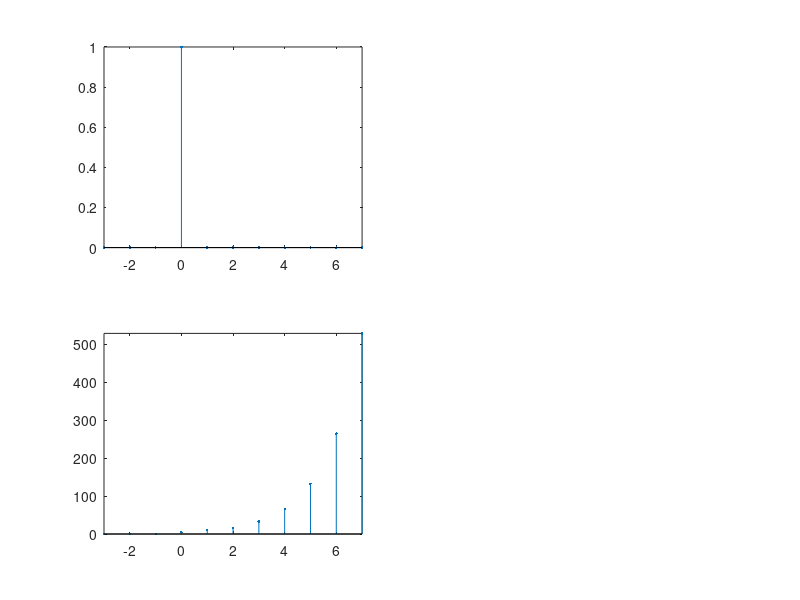

Recreate this plot in MATLAB.
clc
clear all
close all

n = -3:1:7;
index = find(n==0);
x = zeros(1,length(n));
x(index) = 1;
subplot(2,2,1);
stem(n,x,'.');
axis tight

b= [5 0 -4 1]
a = [1 -2]
y = zeros(1,length(n));
for i=1:length(n)
    if(n(i)<0)
        y(i) = 0;
    end
    if (n(i)>=0)
        y(i) = 2*y(i-1)+5*x(i)-4*x(i-2)+x(i-3);
    end
end

subplot(2,2,3)
stem(n,y,'.');
axis tight
    